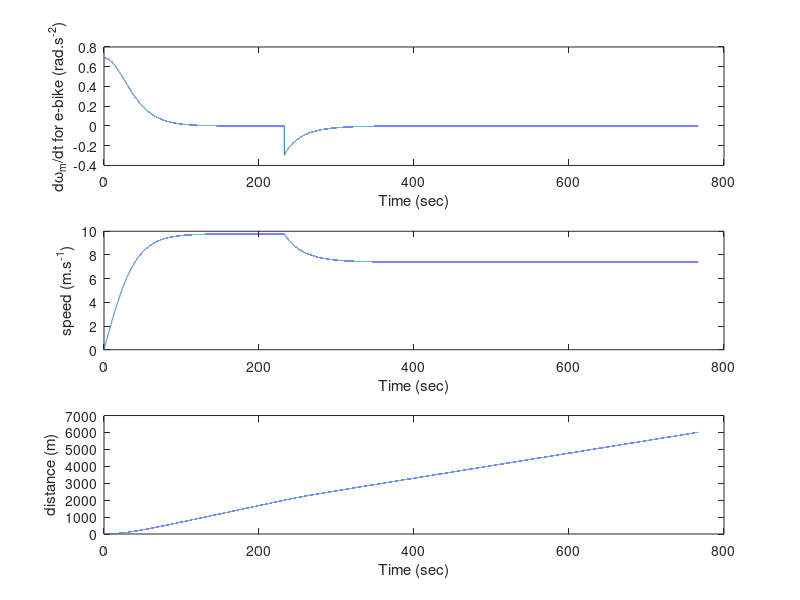

This chart was generated by the following MATLAB code:
%{
Case Study #2 EMTH171  2020
E-Bike

Task 2 Description:
The e-bike starts from a standing start on a level road with fully charged 
batteries. A motor current of Im = 2 A and a pedal torque of Tp = 8 Nm 
(using high gear) is applied until the e-bike reaches the start of a hill 
after 2 km. The road now slopes upward with Alpha = 0.07 rad, so the rider 
engages low gear and applies p T = 15 N.m and m I = 6.5 A. The map distance 
from the start of the rise to the top is 4 km. Note that the maximum power 
that can be applied by the e-bike motor is 500 W.

Orginal code by: P.J. Bones   UCECE
Code edited by: John Elliott and Samuel Vallance
Last modified:	09/10/2020
%}


clear
clc
close all


%{
===========================================================================
                            | Variable Setup | 
===========================================================================
%}

t=0;
% Constants
g = 9.81;		% Gravitational acceleration in m.s^-2

% E-bike constants
M = 95;		    % Mass of e-bike + rider in kg
Jw = 0.5;		% Motor/wheels moment of intertia in kg.m^2
fd0 = 2;		% Static (& low speed) drag force in N
beta = 0.25;	% Wind resistance factor in N.m^-2.s^2
km = 3.2;		% Motor factor in N.m per amp
rw = 0.35;		% Wheel radius in m
rp = 0.09;      % Pedal radius in m
rs1 = 0.045;    % (Low Gear) radius in m
rs2 = 0.030;    % (High Gear) radius in m
pmax = 500;     % Max-Power output in W

% Simulation parameters
tdelta = 0.01;	% Time step in seconds
Im = 2;		    % Inital motor current in A for Task 2
Tp = 8;         % Inital pedal torque in Nm for Task 2
alpha = 0;      % Angle of incline in rad for Task 2

Tpf = 15;       % Final pedal torque in Nm for Task 2
Imf = 6.5;      % Final motor current in A for Task 2
alphaf = 0.07;  % Final angle of incline in rad for Task 2

% Calculate derived quantities
Tm = Im * km;   % Fixed motor torque in N.m
Tmf = Imf * km; % Final fixed motor torque in N.m
Jef = Jw + rw^2 * M;
                % Effective moment of intertia in kg.m^2

% Initial conditions (standing start)
tarray = 0;     % Time taken
rsc = rs2;      % Current gear radius in m
Tmc = Tm;       % Current motor torque in Nm
Tmh = Tm;       % Holder motor torque in Nm (For when power > 500 W)
om = 0;         % Initial omega_m ('om')
u = 0;          % Speed along road in m/sec
s = 0;          % Distance along road from start in m

% Distances
flatr = 2000;   % Flat road distance in m
slopem = 4000;  % Slope mapped distance in m
sloper = slopem/cos(alphaf);
                % Slope road distance in m
                
% Battery parameters
Qtotal = 18;
Qused = 0;


%{
===========================================================================
                 | Euler's Method and Speed Calculations | 
===========================================================================
%}
% Continually compute u and s as the e-bike proceeds, advancing time  
% by tdelta sec each step until required distance is traveled
index = 1;
ha = 0;
while (s <= (flatr + sloper))
   % Compute the motor acceleration at the start of the step
   windf = beta * u^2;
   gravityf =  M * g * sin(alpha);
   domdt = (Tmc + (rsc / rp) * Tp - rw * (fd0 + windf + gravityf)) / Jef;

   % Estimate the state at the end of the time step (n = 'next')
   omn = om + tdelta * domdt;   	% Estimate om by Euler's method
   un = omn * rw;                   % Estimate u at end of step
   sn = s + tdelta * (un + u) / 2;	% Estimate s at end of step (Trap.)
   
   domdtarray(index) = domdt;       % Store current values
   uarray(index) = u;
   sarray(index) = s;
   tarray(index + 1) = tarray(index) + tdelta;
                                    % Stores new time step taken
   index = index + 1;
   Qused = Qused + (Tmc / km) * tdelta / 3600;
                                    % Stores total battery used 
   % Advance to next time step
   om = omn;
   u = un; 
   s = sn;
   
   % Checks to ensure power is below maximum output.
   if (Tmc * omn) > pmax
       Tmc = (pmax / omn);          % Power is at max, so torque is limited
   else
       Tmc = Tmh;                   % Returns torque to fixed value
   end
   
   % Checks if next step is at the slope so that variables can be updated. 
   % This process could have comparisons reduced if the while loop is made 
   % as a function.
   if (s >= flatr)          
       Tmc = Tmf;           % Changes motor torque to sloped value        
       Tmh = Tmf;           % Holder motor torque, for when power > 500 W
       Tp = Tpf;            % Changes pedal torque to sloped value
       alpha = alphaf;      % Changes angle to sloped angle
       rsc = rs1;           % Changes gear from low to high
       ha(end+1) = omn;
   end
end
% Store final values (As the caculated values only get asigned in the 
% arrays the next loop).
domdtarray(index) = domdt;   
uarray(index) = un;
sarray(index) = s;

Qpercent = Qused/Qtotal * 100; 


%{
===========================================================================
                      | Display Results and Graphs | 
===========================================================================
%}

fprintf("Battery Used: %.4f %%\n", Qpercent)
fprintf("Final Time: %.4f s\n", tarray(end))
fprintf("Final Angular Speed (Motor): %.4f rads^-1\n", omn)
fprintf("Final Linear Speed (Motor): %.4f ms^-1\n", un)
fprintf("Final Distance: %.4f m\n", sn)


figure(1)
% Task 0 using Euler's method:  d\omega_m/dt
subplot (3,1,1), plot (tarray, domdtarray)
ylabel ('d\omega_m/dt for e-bike (rad.s^{-2})')
xlabel ('Time (sec)')
% Task 0 using Euler's method:  e-bike speed u
subplot (3,1,2), plot (tarray, uarray)
ylabel ('speed (m.s^{-1})')
xlabel ('Time (sec)')
% Task 0 using Trapezium method:  e-bike distance s
subplot (3,1,3), plot (tarray, sarray)
ylabel ('distance (m)')
xlabel ('Time (sec)')